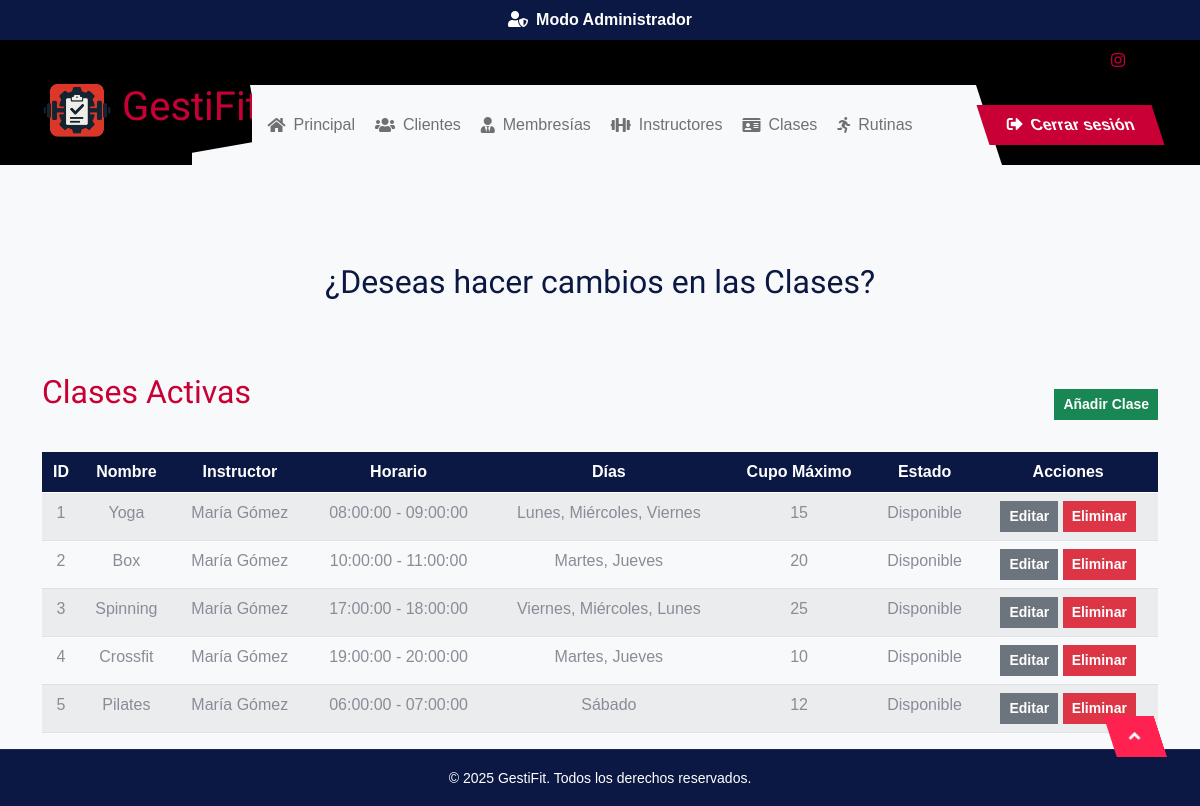
The app's page /public/admin/adminClases.php (signed in) with its own data.
### tables this page shows
CREATE TABLE `clases_grupales` (
  `id_clase` int(11) NOT NULL,
  `nombre` varchar(100) NOT NULL,
  `id_instructor` int(11) NOT NULL,
  `descripcion` text DEFAULT NULL,
  `hora_inicio` time NOT NULL,
  `hora_fin` time NOT NULL,
  `cupo_maximo` int(11) NOT NULL,
  `lugar` varchar(100) NOT NULL,
  `estado` enum('disponible','llena','vencida') NOT NULL DEFAULT 'disponible',
  `dificultad` enum('principiante','intermedio','avanzado') DEFAULT NULL,
  `requisitos` text DEFAULT NULL
);

### public/admin/adminClases.php (the view, shortened to what this page needs)
<?php
require_once __DIR__ . '/../../src/conexion.php';
$queryClases = "SELECT
    c.id_clase,
    c.nombre AS nombreClase,
    CONCAT(u.nombre, ' ', u.apellidoPaterno) AS nombreInstructor,
    CONCAT(c.hora_inicio, ' - ', c.hora_fin) AS horario,
    c.cupo_maximo AS cuposDisponibles,
    (SELECT COUNT(*) FROM reservas_clases WHERE id_clase = c.id_clase) AS cuposOcupados,
    c.id_instructor
FROM clases_grupales c
JOIN usuario u ON c.id_instructor = u.idUsuario";
$clases = $pdo->query($queryClases)->fetchAll(PDO::FETCH_ASSOC);
$diasPorClase = [];
$queryDias = "SELECT idClase, GROUP_CONCAT(dia SEPARATOR ',') AS dias
              FROM clasedias
              GROUP BY idClase";
$resultDias = $pdo->query($queryDias);
while ($row = $resultDias->fetch(PDO::FETCH_ASSOC)) {
    $diasPorClase[$row['idClase']] = explode(',', $row['dias']);
}
?>
<!DOCTYPE html>
<html lang="es">
<head>
    <link rel="stylesheet" href="https://use.fontawesome.com/releases/v5.15.4/css/all.css" />
    <link href="https://cdn.jsdelivr.net/npm/bootstrap-icons@1.4.1/font/bootstrap-icons.css" rel="stylesheet" />
    <link rel="stylesheet" href="/GestiFit/lib/animate/animate.min.css" />
    <link href="/GestiFit/lib/owlcarousel/assets/owl.carousel.min.css" rel="stylesheet" />
    <link href="/GestiFit/public/css/bootstrap.min.css" rel="stylesheet" />
    <link href="/GestiFit/public/css/stylesAdmin.css" rel="stylesheet" />
    <link href="/GestiFit/public/css/style.css" rel="stylesheet" />
</head>
<body>
<div class="text-white bg-dark text-center py-2 fw-bold">
  <i class="fas fa-user-shield me-2"></i>Modo Administrador
</div>
<nav class="container-fluid header-top">
  <div class="container d-flex align-items-center">
    <div class="d-flex align-items-center h-100">
      <a href="#" class="navbar-brand" style="height: 125px;">
        <h1 class="text-primary mb-0">
          <img src="/GestiFit/public/img/logo_gestifit_cuadrado-nofondo.png" class="img-fluid" width="70" height="70">
          GestiFit
        </h1>
      </a>
    </div>
    <div class="w-100 h-100">
      <div class="topbar px-0 py-2 d-none d-lg-block" style="height: 45px;">
        <div class="row gx-0 align-items-center">
          <div class="col-lg-4 text-center text-lg-end">
            <div class="d-flex justify-content-end">
              <div class="d-flex pe-3">
                <a class="btn p-0 text-primary me-3"
                  href="https://www.instagram.com/elmanicomiogym?igsh=MXB3eHBkdjFjYXJleQ==">
                  <i class="fab fa-instagram"></i>
                </a>
              </div>
            </div>
          </div>
        </div>
      </div>
      <div class="nav-bar px-0 py-lg-0" style="height: 80px;">
        <nav class="navbar navbar-expand-lg navbar-light d-flex justify-content-lg-end">
          <div class="collapse navbar-collapse" id="navbarCollapse">
            <div class="navbar-nav mx-0 mx-lg-auto">
              <a href="/GestiFit/public/admin/admin.php" class="nav-item nav-link active">
                <i class="fa fa-home me-2"></i>Principal
              </a>
              <a href="/GestiFit/public/admin/adminClientes.php" class="nav-item nav-link">
                <i class="fa fa-users me-2"></i>Clientes
              </a>
              <a href="/GestiFit/public/admin/adminMembresias.php" class="nav-item nav-link">
                <i class="fa fa-user-tie me-2"></i>Membresías
              </a>
              <a href="/GestiFit/public/admin/adminInstructores.php" class="nav-item nav-link">
                <i class="fa fa-dumbbell me-2"></i>Instructores
              </a>
              <a href="/GestiFit/public/admin/adminClases.php" class="nav-item nav-link">
                <i class="fa fa-id-card me-2"></i>Clases
              </a>
              <a href="/GestiFit/public/admin/adminRutinas.php" class="nav-item nav-link">
                <i class="fas fa-running me-2"></i>Rutinas
              </a>
              <div class="nav-btn ps-3">
                <a href="/GestiFit/src/cerrar_sesion.php"
                   class="btn btn-primary py-2 px-4 ms-0 ms-lg-3"
                   onclick="return confirm('¿Seguro que deseas cerrar sesión?')">
                  <i class="fas fa-sign-out-alt me-2"></i>Cerrar sesión
                </a>
              </div>
            </div>
          </div>
        </nav>
      </div>
    </div>
  </div>
</nav>
    <div class="align-items-center" style="margin-top: 50px;">
        <h2 class="mb-4 text-center mt-5">¿Deseas hacer cambios en las Clases?</h2>
    </div>
    <div class="container-fluid mt-5">
        <div class="container">
            <div class="d-flex justify-content-between align-items-center mb-3">
                <h2 class="text-primary mb-4">Clases Activas</h2>
                <button class="btn btn-success btn-sm" data-bs-toggle="modal" data-bs-target="#modalAgregarClase">Añadir Clase</button>
            </div>
            <div class="table-responsive">
                <table class="table table-striped">
                    <thead class="table-dark">
                        <tr>
                            <th>ID</th>
                            <th>Nombre</th>
                            <th>Instructor</th>
                            <th>Horario</th>
                            <th>Días</th>
                            <th>Cupo Máximo</th>
                            <th>Estado</th>
                            <th>Acciones</th>
                        </tr>
                    </thead>
                    <tbody>
                        <?php foreach ($clases as $clase): ?>
                            <tr>
                                <td><?= htmlspecialchars($clase['id_clase']) ?></td>
                                <td><?= htmlspecialchars($clase['nombreClase']) ?></td>
                                <td><?= htmlspecialchars($clase['nombreInstructor']) ?></td>
                                <td><?= htmlspecialchars($clase['horario']) ?></td>
                                <td><?= isset($diasPorClase[$clase['id_clase']]) ? htmlspecialchars(implode(', ', $diasPorClase[$clase['id_clase']])) : '' ?></td>
                                <td><?= htmlspecialchars($clase['cuposDisponibles']) ?></td>
                                <td><?= htmlspecialchars($clase['cuposDisponibles'] - $clase['cuposOcupados'] > 0 ? 'Disponible' : 'Llena') ?></td>
                                <td>
                                    <button class="btn btn-sm btn-secondary btnEditarClase"
                                        data-id="<?= $clase['id_clase'] ?>"
                                        data-nombre="<?= htmlspecialchars($clase['nombreClase']) ?>"
                                        data-instructor="<?= $clase['id_instructor'] ?>"
                                        data-horainicio="<?= htmlspecialchars(explode(' - ', $clase['horario'])[0]) ?>"
                                        data-horafin="<?= htmlspecialchars(explode(' - ', $clase['horario'])[1]) ?>"
                                        data-cupomaximo="<?= $clase['cuposDisponibles'] ?>"
                                        data-dias="<?= isset($diasPorClase[$clase['id_clase']]) ? implode(',', $diasPorClase[$clase['id_clase']]) : '' ?>"
                                        data-bs-toggle="modal" data-bs-target="#modalEditarClase">
                                        Editar
                                    </button>
                                    <form action="/GestiFit/src/php/eliminarClase.php" method="POST" class="d-inline" onsubmit="return confirm('¿Seguro que quieres eliminar esta clase?');">
                                        <button type="submit" class="btn btn-sm btn-danger">Eliminar</button>
                                    </form>
                                </td>
                            </tr>
                        <?php endforeach; ?>
                    </tbody>
                </table>
            </div>
        </div>
    </div>
    <div class="copyright py-3 text-center text-white bg-dark mt-auto">
        <div class="container">
            <small>&copy; 2025 GestiFit. Todos los derechos reservados.</small>
        </div>
    </div>
    <div class="back-to-top">
        <a href="#"><i class="fa fa-angle-up"></i></a>
    </div>
</body>
</html>

### public/css/stylesAdmin.css (style rules this page uses)
:root { --bs-primary: #ff214f; --bs-dark: #000000; --bs-white: #ffffff; --bs-gray-light: #f8f9fa; --bs-gray-dark: #343a40; }
* { margin: 0; padding: 0; box-sizing: border-box; font-family: 'Poppins', sans-serif; }
body { display: flex; flex-direction: column; min-height: 100vh; background: var(--bs-gray-light); color: var(--bs-dark); text-align: center; }

### public/css/style.css (style rules this page uses)
.back-to-top a { display: flex; justify-content: center; align-items: center; position: fixed; bottom: 50px; right: 40px; width: 50px; height: 40px; margin: 0px; font-size: 18px; background: var(--bs-primary); color: var(--bs-white); transition: 0.5s; z-index: 999; transform: skew(18deg); }
.back-to-top a i { transform: skew(-18deg); }
.btn { font-weight: 600; transition: .5s; }
.btn.btn-primary { color: var(--bs-white); border: none; transform: skew(18deg); transition: 0.5s; }
.btn.btn-primary span, .btn.btn-primary i { display: inline-block; transform: skew(-18deg); }
.header-top { height: 100%; position: relative; }
.header-top::after { content: ""; position: absolute; overflow: hidden; width: 16%; height: 100%; top: 0; left: 0; background: var(--bs-dark); z-index: 1; }
@media (min-width: 992px) { .header-top::before { content: ""; position: absolute; overflow: hidden; width: 100%; height: 45px; top: 0; right: 0; background: var(--bs-dark); z-index: -1; } }
.navbar-brand { position: relative; overflow: hidden; padding: 40px 50px 40px 0; }
.navbar-brand::before { content: ""; position: absolute; overflow: hidden; width: 95%; height: 95%; top: 0; right: 0; background: var(--bs-dark); transform: rotate(-10deg); z-index: -1; }
.header-top .navbar-brand { position: relative; z-index: 99; }
.nav-bar .navbar { z-index: 9; }
.navbar .navbar-nav .nav-item { display: flex; align-items: center; padding: 0; margin-right: 20px; }
@media (min-width: 992px) { .navbar { padding: 20px 0; } }
@media (min-width: 992px) { .navbar .navbar-nav .nav-btn { display: inline-flex; margin-left: auto; background: transparent; } }
@media (min-width: 992px) { .navbar .navbar-nav { width: 100%; display: flex; justify-content: center; align-items: center; background: var(--bs-light); border-radius: 10px; } }
@media (min-width: 992px) { .navbar-nav { background: transparent !important; } }
.copyright { border-top: 1px solid rgba(255, 255, 255, 0.08); background: var(--bs-dark); }

### records on screen
clases_grupales: id_clase "1", nombre "Yoga", nombreInstructor "María Gómez", horario "08:00:00 - 09:00:00", id_clase "Lunes, Miércoles, Viernes", cupo_maximo "15", cuposOcupados "Disponible"
clases_grupales: id_clase "2", nombre "Box", nombreInstructor "María Gómez", horario "10:00:00 - 11:00:00", id_clase "Martes, Jueves", cupo_maximo "20", cuposOcupados "Disponible"
clases_grupales: id_clase "3", nombre "Spinning", nombreInstructor "María Gómez", horario "17:00:00 - 18:00:00", id_clase "Viernes, Miércoles, Lunes", cupo_maximo "25", cuposOcupados "Disponible"
clases_grupales: id_clase "4", nombre "Crossfit", nombreInstructor "María Gómez", horario "19:00:00 - 20:00:00", id_clase "Martes, Jueves", cupo_maximo "10", cuposOcupados "Disponible"
clases_grupales: id_clase "5", nombre "Pilates", nombreInstructor "María Gómez", horario "06:00:00 - 07:00:00", id_clase "Sábado", cupo_maximo "12", cuposOcupados "Disponible"
